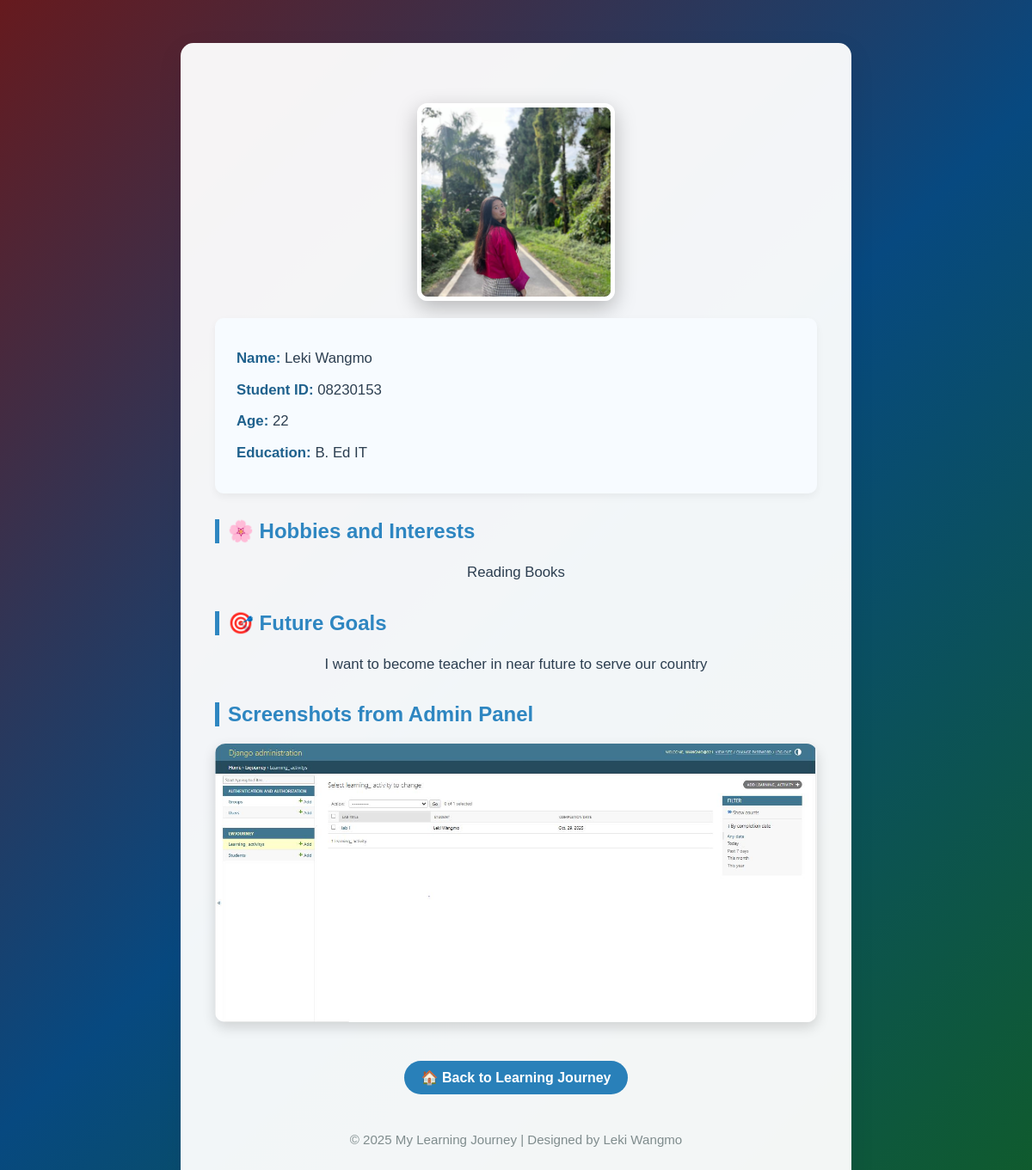
The page /about/ on the database its author committed.
### lwJourney/models.py (models this page shows, shortened)
class Student(models.Model):
    name = models.CharField(max_length=50)
    studentID = models.CharField(max_length=8)
    age = models.IntegerField()
    education = models.CharField(max_length=100)
    hobbies = models.TextField()
    future_goals = models.TextField()

### lwJourney/views.py (the view)
# urls.py: path('about/', views.aboutMe, name='aboutMe'),
def aboutMe(request):
    try:
        student = Student.objects.get(name='Leki Wangmo')
        context = {
            'student': student
        }
    except Student.DoesNotExist:
        context = {
            'student': None
        }
    return render(request, 'aboutMe.html', context)

### lwJourney/templates/aboutMe.html (shortened to what this page needs)
<!DOCTYPE html>
<html lang="en">
<head>
</head>
<body>
    {% load static %}
    <div class="container">
        <img src="{% static 'images/Leki.jpg' %}" alt="Profile Photo" class="profile-photo">
        <div class="info-card">
            <p><strong>Name:</strong> {{ student.name }}</p>
            <p><strong>Student ID:</strong> {{ student.studentID }}</p>
            <p><strong>Age:</strong> {{ student.age }}</p>
            <p><strong>Education:</strong> {{ student.education }}</p>
        </div>
        <h2>🌸 Hobbies and Interests</h2>
        <p>{{ student.hobbies }}</p>
        <h2>🎯 Future Goals</h2>
        <p>{{ student.future_goals }}</p>
        <h2>Screenshots from Admin Panel</h2>
        <img src="{% static 'images/Capture1.JPG' %}" alt="Admin Panel Screenshot" class="screenshot">
        <div style="text-align:center;">
            <a href="{% url 'index' %}">🏠 Back to Learning Journey</a>
        </div>
        <footer>
            <p>© 2025 My Learning Journey | Designed by Leki Wangmo</p>
        </footer>
    </div>
</body>
</html>

### lwJourney/templates/aboutMe.html (style rules this page uses)
body { font-family: "Poppins", Arial, sans-serif; margin: 0; background: linear-gradient(135deg, #661a1e 0%, #074980 50%, #105c29 100%); color: #2c3e50; -webkit-font-smoothing: antialiased; }
.container { max-width: 700px; margin: 50px auto; background: rgba(255,255,255,0.95); border-radius: 15px; box-shadow: 0 10px 30px rgba(17,24,39,0.08); padding: 40px; text-align: center; }
h2 { color: #2e86c1; border-left: 5px solid #2e86c1; padding-left: 10px; margin-top: 30px; text-align: left; }
.profile-photo { width: 220px; height: 220px; border-radius: 12px; object-fit: cover; border: 5px solid #ffffff; margin: 30px auto 20px auto; box-shadow: 0 8px 25px rgba(0,0,0,0.25); display: block; transition: transform 0.3s ease, box-shadow 0.3s ease; }
.info-card { background: #f7fbff; border-radius: 10px; padding: 25px; box-shadow: 0 4px 10px rgba(0,0,0,0.05); margin-top: 20px; text-align: left; transition: transform 0.2s ease, box-shadow 0.2s ease; }
p { font-size: 1.05em; line-height: 1.7; margin: 8px 0; }
strong { color: #1f618d; }
a { display: inline-block; margin-top: 25px; background: #2980b9; color: #fff; padding: 10px 20px; border-radius: 30px; text-decoration: none; font-weight: 600; transition: background 0.3s ease, transform 0.2s ease; }
.screenshot { display: block; max-width: 100%; height: auto; margin: 20px auto; border-radius: 12px; box-shadow: 0 6px 15px rgba(0, 0, 0, 0.15); transition: transform 0.3s ease, box-shadow 0.3s ease; }
footer { text-align: center; margin-top: 40px; color: #7f8c8d; font-size: 0.9em; }

### rows shown on the page
Student: name "Leki Wangmo", studentID "08230153", age "22", education "B. Ed IT", hobbies "Reading Books", future_goals "I want to become teacher in near future to serve our country"
